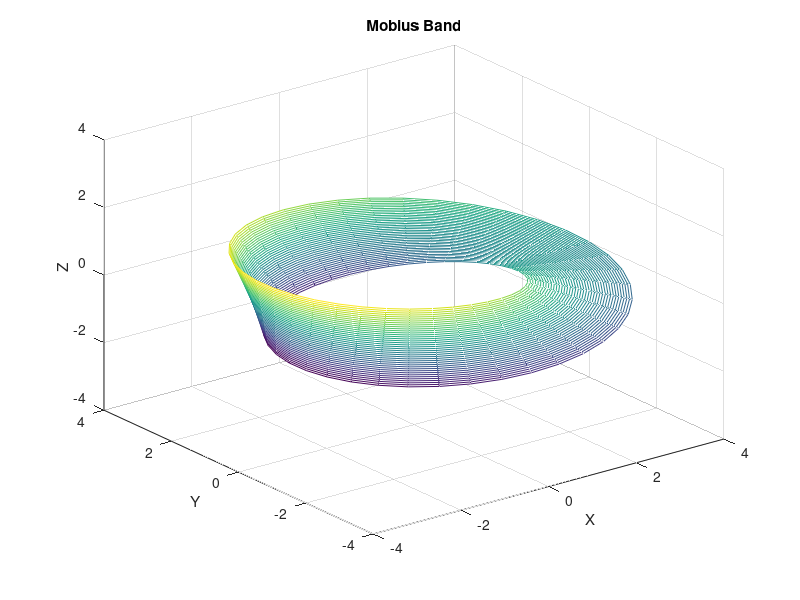

Source code (MATLAB):
clear all

U=linspace(-1,1,40);
V=linspace(0,2*pi,40);
[u,v]=meshgrid(U,V);
x=(3+u.*cos(v/2)).*cos(v);
y=(3+u.*cos(v/2)).*sin(v);
z=u.*sin(v/2);
mesh(x,y,z);
axis([-4 4 -4 4 -4 4]);
xlabel('X');
ylabel('Y');
zlabel('Z');
title('Mobius Band');
